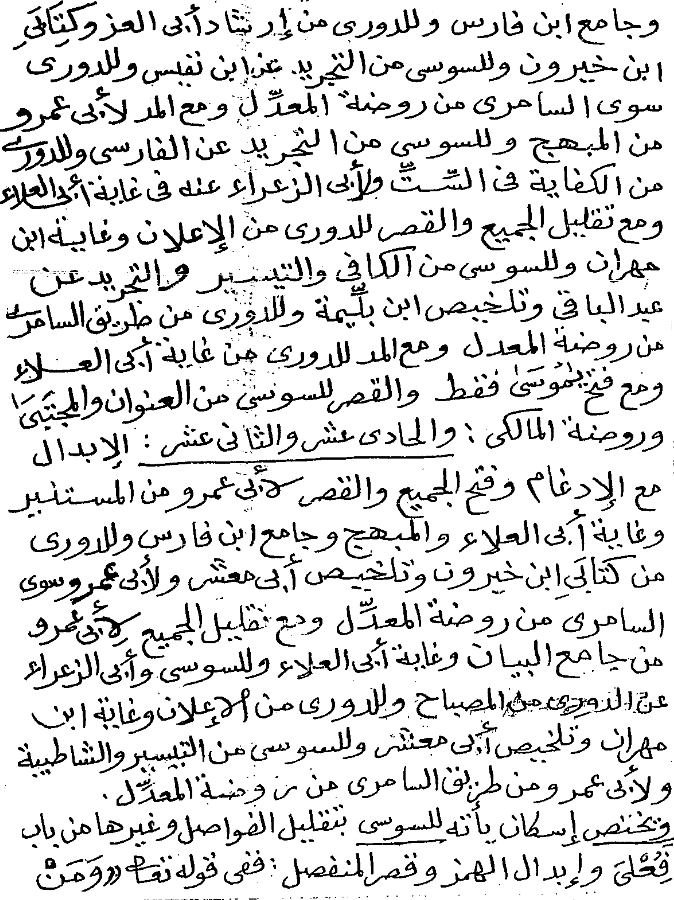
#> input picture images/dataset/Book4/Book4_00000207_B.png, 674 x 900 px
$ python hanning_blur_task.py
#> lines starting #> are read from the running program, lines starting #| are printed output that depends on the picture
import cv2
from scipy import ndimage  # Use SciPy for LoG
import cv2 as cv
import numpy as np
import matplotlib.pyplot as plt

image_path1 = "images/dataset/Book4/Book4_00000207_B.png"
image_path2 = "images/dataset/Book6/Book6_00000029_B.PNG"
spot_with_missing_letters = "images/dataset/Book1/Book1_00000022_B.PNG"
spot_with_missing_letters1 = "images/dataset/Book1/Book1_00000126_B.PNG"
missing_letters = "images/dataset/Book5/Book5_00000075_B.PNG"
missing_letters1 = "images/dataset/Book3/Book3_00000183_B.PNG"
missing_letters2 = "images/dataset/Book1/Book1_00000182_A.PNG"
with_shadow = "images/dataset/Book3/Book3_00000183_A.PNG"
with_shadow1 = "images/dataset/Book2/Book2_000122_A.PNG"
bold_letters = "images/dataset/Book7/Book7_00000336_B.png"

# [31 lines of commented-out code are left out]


def hanning_blur_opencv(image, kernel_size):
    """Applies a Hanning blur to an image using OpenCV.

    Args:
        image (numpy.ndarray): The input image (grayscale or color).
        kernel_size (int): The size of the Hanning kernel (must be odd).

    Returns:
        numpy.ndarray: The Hanning blurred image.
    """
    if kernel_size % 2 == 0:
        raise ValueError("Kernel size must be odd.")

    # Generate 1D Hanning window
    hanning_1d = np.hanning(kernel_size)

    # Create 2D Hanning kernel (outer product)
    hanning_2d = np.outer(hanning_1d, hanning_1d)

    # Normalize the kernel so the sum of elements is 1
    hanning_2d /= np.sum(hanning_2d)

    # Apply the filter
    blurred_image = cv2.filter2D(
        image, -1, hanning_2d, borderType=cv2.BORDER_DEFAULT)

    return blurred_image


img = cv2.imread(image_path1)
#> img is the input picture: shape (900, 674, 3); min 0, max 255, mean 220.2

if img is None:
    print("Error: Could not open or find the image.")
else:
    # Define the kernel size (odd number)
    blur_size = 7


    # Apply the Hanning blur
    hanning_blurred_image = hanning_blur_opencv(img, blur_size)
#> in hanning_blur_opencv, `blurred_image = cv2.filter2D( image, -1, hanning_2d, borderType=cv2.BO..`:
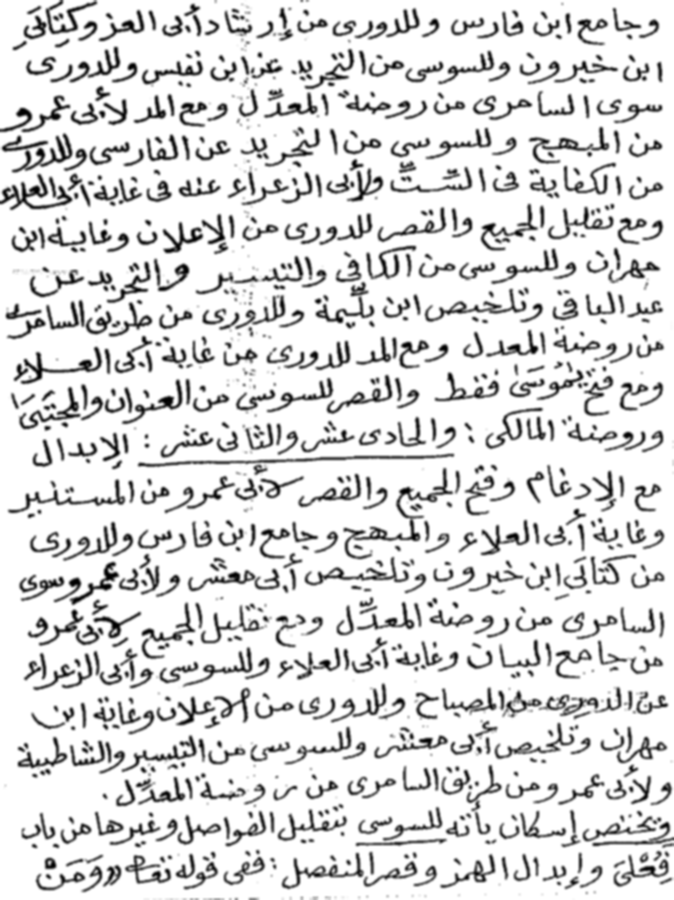
#> blurred_image: shape (900, 674, 3); min 0, max 255, mean 220.2

    # Display the original and blurred images
    cv2.imshow('Original Image', img)
    cv2.imshow('Hanning Blurred Image', hanning_blurred_image)
    cv2.waitKey(0)
    cv2.destroyAllWindows()


cv.waitKey(0)

$ run again, with images/dataset/Book4/Book4_00000032_B.png copied over images/dataset/Book4/Book4_00000207_B.png
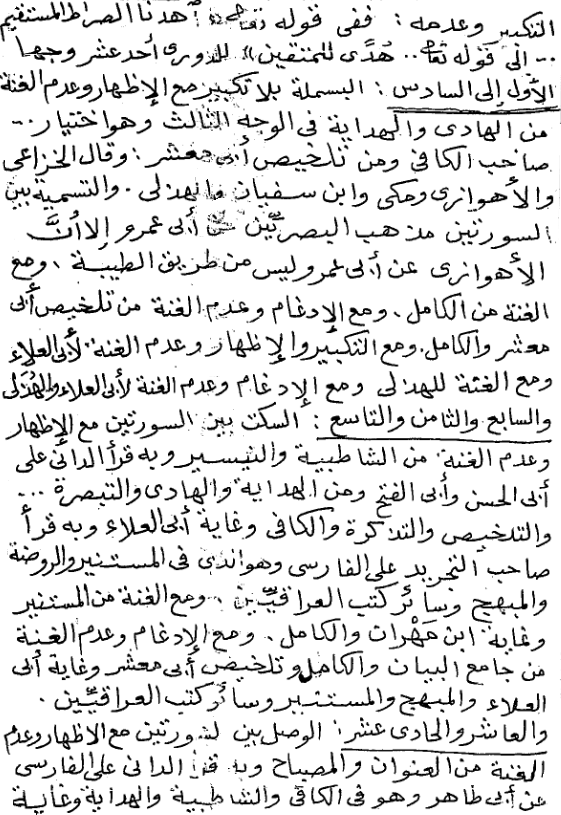
#> input picture images/dataset/Book4/Book4_00000032_B.png, 561 x 815 px
#> img is the input picture: shape (815, 561, 3); min 0, max 255, mean 223.6
#> in hanning_blur_opencv, `blurred_image = cv2.filter2D( image, -1, hanning_2d, borderType=cv2.BO..`:
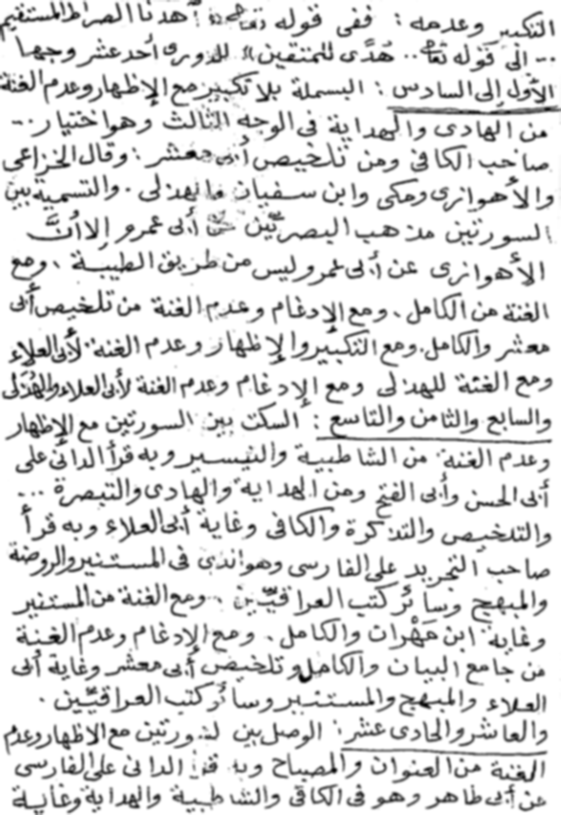
#> blurred_image: shape (815, 561, 3); min 1, max 255, mean 223.6

$ run again, with images/dataset/Book4/Book4_00000255_B.png copied over images/dataset/Book4/Book4_00000207_B.png
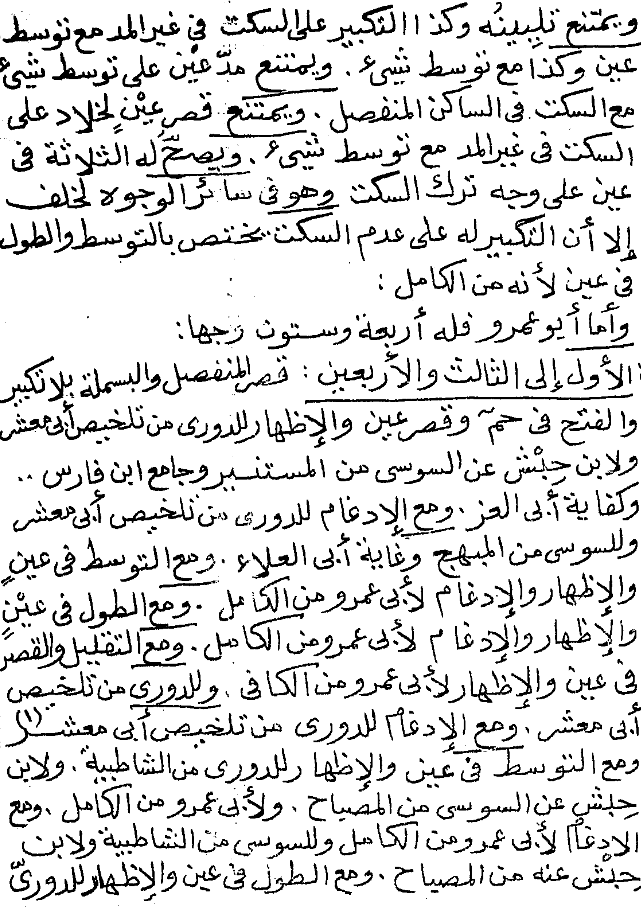
#> input picture images/dataset/Book4/Book4_00000255_B.png, 641 x 907 px
#> img is the input picture: shape (907, 641, 3); min 0, max 255, mean 220.6
#> in hanning_blur_opencv, `blurred_image = cv2.filter2D( image, -1, hanning_2d, borderType=cv2.BO..`:
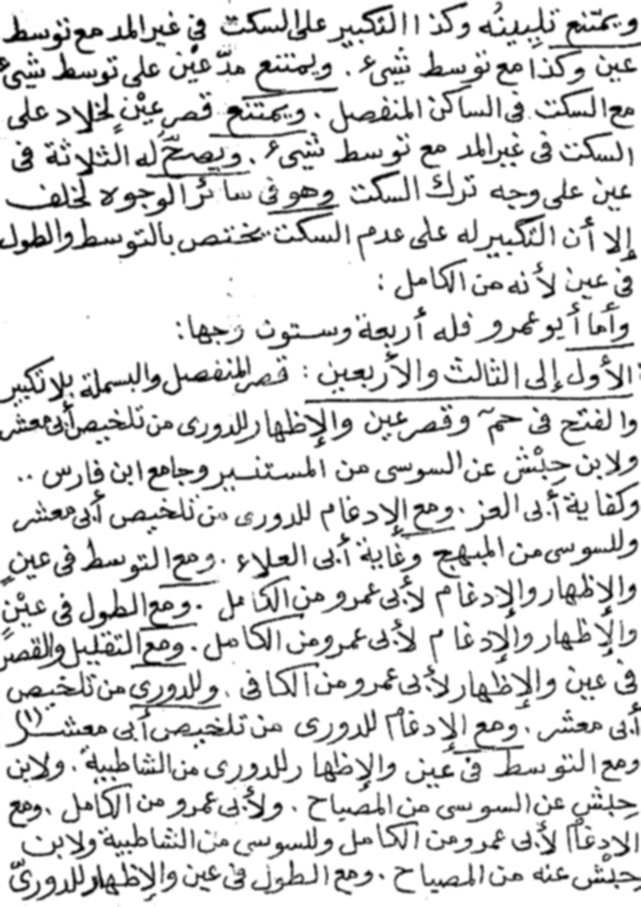
#> blurred_image: shape (907, 641, 3); min 0, max 255, mean 220.6

$ run again, with images/dataset/Book4/Book4_00000032_A.png copied over images/dataset/Book4/Book4_00000207_B.png
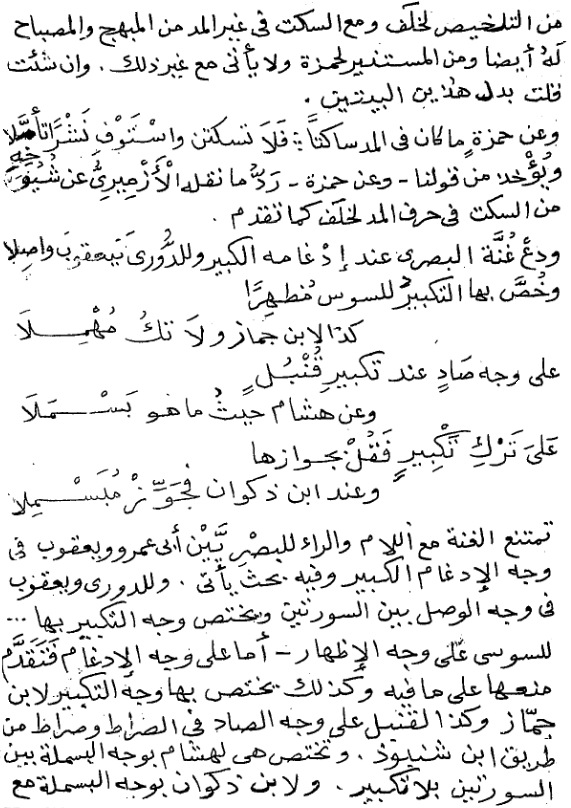
#> input picture images/dataset/Book4/Book4_00000032_A.png, 571 x 808 px
#> img is the input picture: shape (808, 571, 3); min 0, max 255, mean 231.4
#> in hanning_blur_opencv, `blurred_image = cv2.filter2D( image, -1, hanning_2d, borderType=cv2.BO..`:
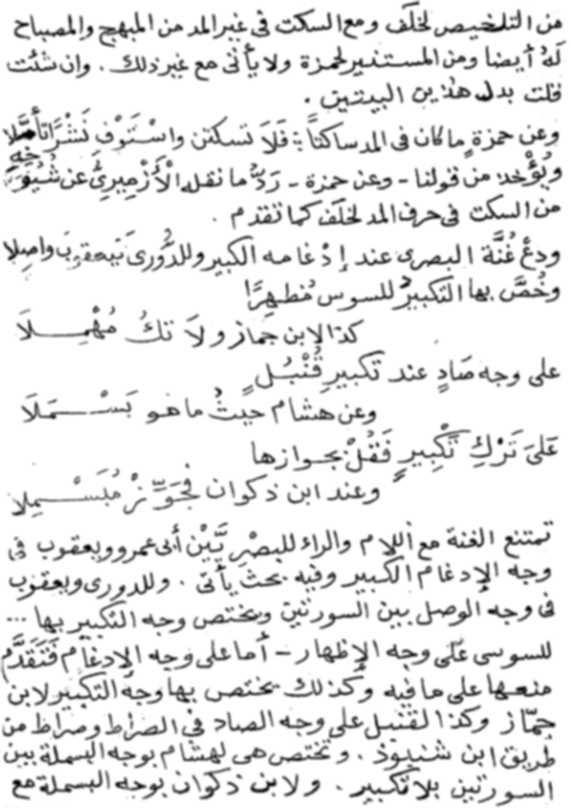
#> blurred_image: shape (808, 571, 3); min 0, max 255, mean 231.4
